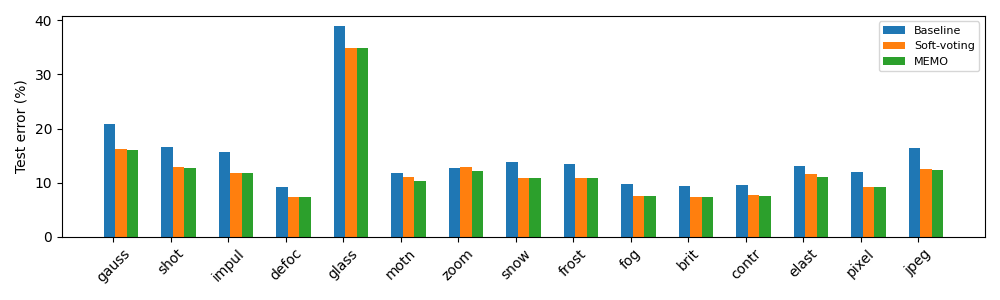
#> input picture test_err/imgs/cifar10c-1.png, 1000 x 300 px
$ python -i do_corruptions.py   (imports and definitions only)
#> lines starting #> are read from the running program, lines starting #| are printed output that depends on the picture
#> further down, picture is the input picture: shape (300, 1000, 3); mean B, G, R 229.6, 235.6, 232.2
import numpy as np
from PIL import Image
import cv2
# import torchvision.transforms as transforms

common_corruptions = [
    'gaussian_noise', 'shot_noise', 'impulse_noise', 'defocus_blur',
    'glass_blur', 'motion_blur', 'zoom_blur', 'snow', 'frost', 'fog',
    'brightness', 'contrast', 'elastic_transform', 'pixelate',
    'jpeg_compression'
]


# [35 lines left out: functions add_gaussian_noise, add_shot_noise, add_impulse_noise, not called in this run]


def add_defocus_blur(img, level=1):
    return img


def add_glass_blur(img, level=1):
    k = 2 * level + 1
    return cv2.GaussianBlur(img, ksize=(k, k), sigmaX=0, sigmaY=0)


def add_motion_blur(img, level=1):
#> called with level = 1
    blur_degree = level * 2
    angle = 45
    M = cv2.getRotationMatrix2D((blur_degree / 2, blur_degree / 2), angle, 1)
    motion_blur_kernel = np.diag(np.ones(blur_degree))
    motion_blur_kernel = cv2.warpAffine(motion_blur_kernel, M,
                                        (blur_degree, blur_degree))

    motion_blur_kernel = motion_blur_kernel / blur_degree
    processed_img = cv2.filter2D(img, -1, motion_blur_kernel)
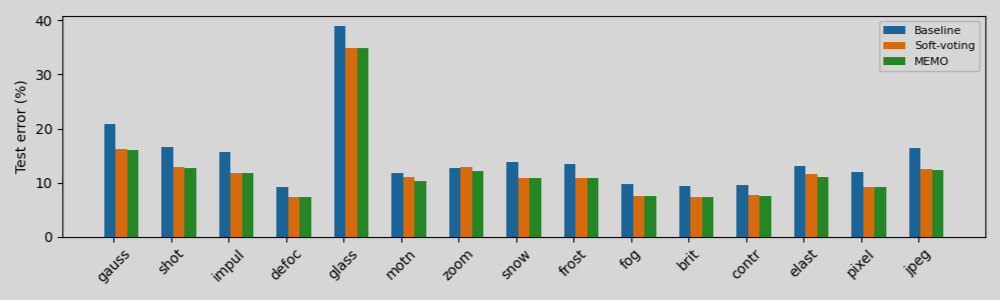
#> processed_img: shape (300, 1000, 3); mean B, G, R 192.7, 197.7, 194.8
    cv2.normalize(processed_img, processed_img, 0.0, 1.0, cv2.NORM_MINMAX)
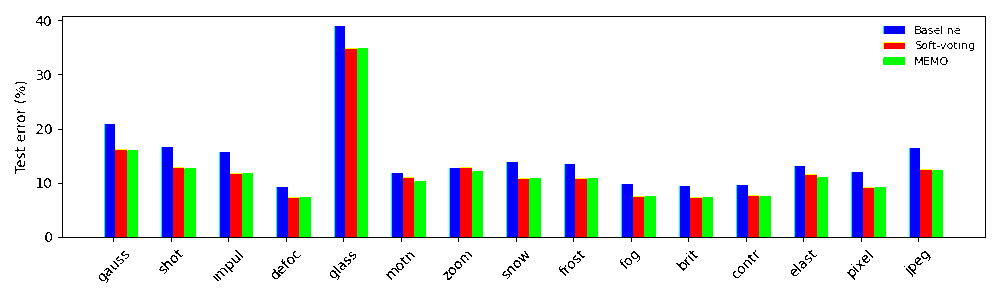
#> processed_img: shape (300, 1000, 3); mean B, G, R 0.907, 0.903, 0.9; drawn with 1 as white
    # processed_img = np.array(processed_img, dtype=np.uint8)
    return processed_img


def add_zoom_blur(img, level):
    return img


def add_snow(img, level):
    return img


def add_frost(img, level):
    return img


def add_fog(img, level):
    return img


# [32 lines left out: function do_corruptions, not called in this run]
    # return Image.fromarray(img.astype(np.uint8))


class Corruption(object):

    def __init__(self, op):
        self.op = op

    def __call__(self, pic, level=1):
        return do_corruptions(self.op, pic, level)

>>> import cv2
>>> picture = cv2.imread('../test_err/imgs/cifar10c-1.png')
>>> result = add_motion_blur(picture)

$ run again, on test_err/imgs/cifar10c-3.png
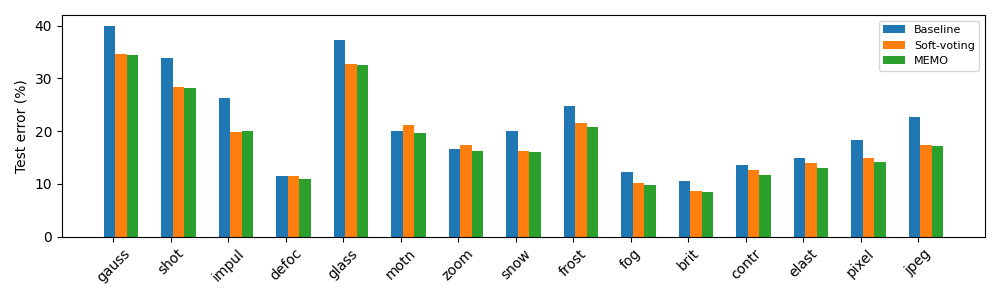
#> input picture test_err/imgs/cifar10c-3.png, 1000 x 300 px
#> picture is the input picture: shape (300, 1000, 3); mean B, G, R 220, 229, 224.2
#> in add_motion_blur, `processed_img = cv2.filter2D(img, -1, motion_blur_kernel)`:
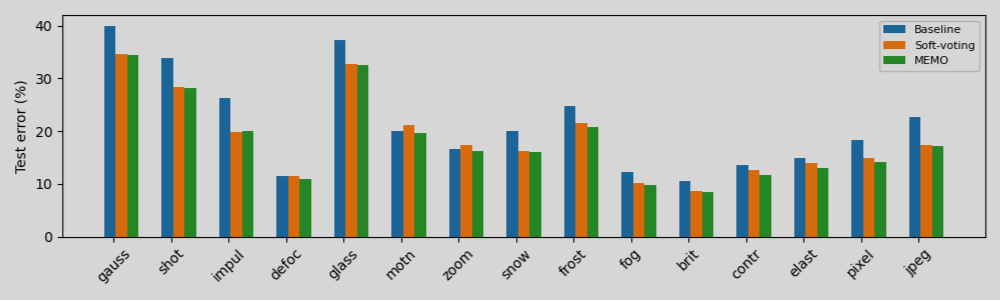
#> processed_img: shape (300, 1000, 3); mean B, G, R 184.6, 192.1, 188.2
#> in add_motion_blur, `cv2.normalize(processed_img, processed_img, 0.0, 1.0, cv2.NORM_MINMAX)`:
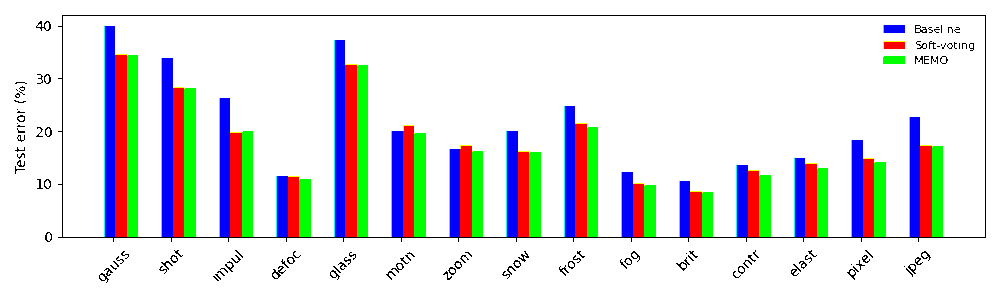
#> processed_img: shape (300, 1000, 3); mean B, G, R 0.87, 0.867, 0.863; drawn with 1 as white
